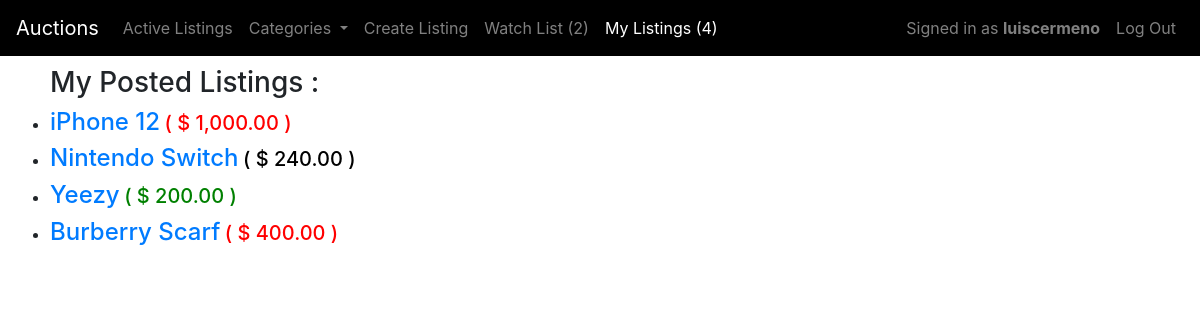
The app's page /myListings (signed in) with its own data.
### auctions/models.py (models this page shows, shortened)
class User(AbstractUser):
    def __str__(self):
        return f"{self.username}"

class WatchList(models.Model):
    user = models.OneToOneField(User, on_delete=models.CASCADE, related_name='watchlist')
    listings = models.ManyToManyField(Listing, blank=True, related_name='listings')

class Listing(models.Model):
    title = models.CharField(max_length=64)
    user = models.ForeignKey(User, default=1 , on_delete=models.CASCADE, related_name='listings')
    categories = models.ManyToManyField(Category, blank=True, related_name="listings")
    description = models.TextField(max_length=500)
    image = models.URLField(max_length=200, blank=True)
    closed = models.BooleanField(default=False)
    date = models.DateTimeField(auto_now_add=True)
    winner = models.ForeignKey(User, null=True , blank=True, on_delete=models.CASCADE, related_name='winned_listings')
    class Meta:
        ordering = ['-date']
    def __str__(self):
        return f"{self.title}"

class Bid(models.Model):
    listing = models.ForeignKey(Listing,on_delete=models.CASCADE,related_name='bids')
    user = models.ForeignKey(User, on_delete=models.CASCADE, related_name='bids')
    value = models.DecimalField(decimal_places=2, max_digits=9, default=0, validators=[MinValueValidator(0)])
    date = models.DateTimeField(auto_now_add=True)
    is_starting = models.BooleanField(default=False)
    is_current = models.BooleanField(default=False)

### auctions/views.py (the view)
# urls.py: path("myListings", views.myListings, name="myListings"),
@csrf_exempt
@login_required
def myListings(request):
    try:
        listings = Listing.objects.filter(user = request.user)
    except:
        listings = []
    return render(request, "auctions/myListings.html", {
        "listings": listings,
        "current_bids": Bid.objects.filter(is_current = True)
    })

### auctions/context_processors.py (called while the page is built)
def get_categories(request):
    return {
        'categories': Category.objects.all()
    }

### auctions/models.py (called while the page is built)
    def __str__(self):
        return f"{self.name}"

### auctions/templates/auctions/myListings.html (shortened to what this page needs)
{% extends "auctions/layout.html" %}
{% load humanize %}
{% block nav_item_myListings %}active{% endblock nav_item_myListings %}
{% block body %}
{% if user.is_authenticated %}
    <ul>
        <h3> My Posted Listings :</h3>
        {% for listing in listings %}
            <li>
                <h4 class="watchlist-listing_title"><a href="{% url 'listing' listing %}">{{ listing }}</a></h4>
                <div class="watchlist-bid">
                    {% for bid in current_bids %}
                        {% if bid.listing == listing %}
                            {% if listing.closed == True %}
                            <h5 class="listing-closed"> ( $ {{ bid.value|intcomma }} ) </h5>
                            {% else %}
                                {% if bid.is_starting == True %}
                                    <h5 class="watchlist-listing_starting_bid"> ( $ {{ bid.value|intcomma }} ) </h5>
                                {% else %}
                                    <h5 class="watchlist-listing_current_bid"> ( $ {{ bid.value|intcomma }} ) </h5>
                                {% endif %}
                            {% endif %}
                        {% endif %}
                    {% endfor %}
                </div>
            </li>
        {% empty %}
            <li>
                <h6>No Listings Yet</h6>
            </li>
        {% endfor %}
    </ul>
{% endif %}
{% endblock %}

### auctions/templates/auctions/layout.html (shortened to what this page needs)
{% load static %}
<!DOCTYPE html>
<html lang="en">
    <head>
        <link href="{% static 'auctions/styles.css' %}" rel="stylesheet">
        <link rel="stylesheet" href="https://stackpath.bootstrapcdn.com/bootstrap/4.4.1/css/bootstrap.min.css">
    </head>
    <body>
        <nav class="navbar navbar-expand-lg navbar-dark sticky-top">
            <a class="navbar-brand" href="{% url 'index' %}">Auctions</a>
            <div class="collapse navbar-collapse" id="navbarNav">
                <ul class="navbar-nav mr-auto">
                    <li class="nav-item {% block nav_item_listings %}{% endblock nav_item_listings %}">
                        <a class="nav-link" aria-current="page" href="{% url 'index' %}">Active Listings</a>
                    </li>
                    <li class="nav-item dropdown">
                        <a class="nav-link dropdown-toggle" href="#" id="navbarDropdown" role="button" data-toggle="dropdown" aria-haspopup="true" aria-expanded="false">
                            Categories
                        </a>
                    </li>
                    {% if user.is_authenticated %}
                    <li class="nav-item {% block nav_item_create %}{% endblock nav_item_create %}">
                        <a class="nav-link" href="{% url 'create' %}">Create Listing</a>
                    </li>
                    <li class="nav-item {% block nav_item_watchlist %}{% endblock nav_item_watchlist %}">
                        <a class="nav-link" href="{% url 'watchlist' %}">
                            Watch List
                            <span>
                            {% if user.watchlist.listings.all.count > 0 %}
                                ({{ user.watchlist.listings.all.count}})
                            {% else %}
                                (0)
                            {% endif %}
                            </span>
                        </a>
                    </li>
                    <li class="nav-item {% block nav_item_myListings %}{% endblock nav_item_myListings %}">
                        <a class="nav-link" href="{% url 'myListings' %}">
                            My Listings
                            <span>
                                {% if user.listings.all.count > 0 %}
                                    ({{ user.listings.all.count}})
                                {% else %}
                                    (0)
                                {% endif %}
                            </span>
                        </a>
                    </li>
                    {% endif %}
                </ul>
                <ul class="navbar-nav ml-auto">
                    {% if user.is_authenticated %}
                    <li class="nav-item">
                        <a class="nav-link" href="#">
                                Signed in as <strong>{{ user.username }}</strong>
                        </a>
                    </li>
                    <li class="nav-item">
                        <a class="nav-link" href="{% url 'logout' %}">Log Out</a>
                    </li>
                    {% endif %}
                </ul>
            </div>
        </nav>
        <div class="main">
        {% block body %}
        {% endblock %}
        </div>
    </body>
</html>

### auctions/static/auctions/styles.css (style rules this page uses)
.main { padding: 10px; }
.navbar { background-color: black; }
.listing-closed { color: red; }
.watchlist-listing_title { display: inline-block; }
.watchlist-bid { display: inline-block; }
.watchlist-listing_starting_bid { display: inline-block; color: black; }
.watchlist-listing_current_bid { display: inline-block; color: green; }

### records on screen
User: watchlist.listings.all.count "2", listings.all.count "4", username "luiscermeno"
Listing: title "iPhone 12"
Bid: value "1,000.00"
Listing: title "Nintendo Switch"
Bid: value "240.00"
Listing: title "Yeezy"
Bid: value "200.00"
Listing: title "Burberry Scarf"
Bid: value "400.00"
